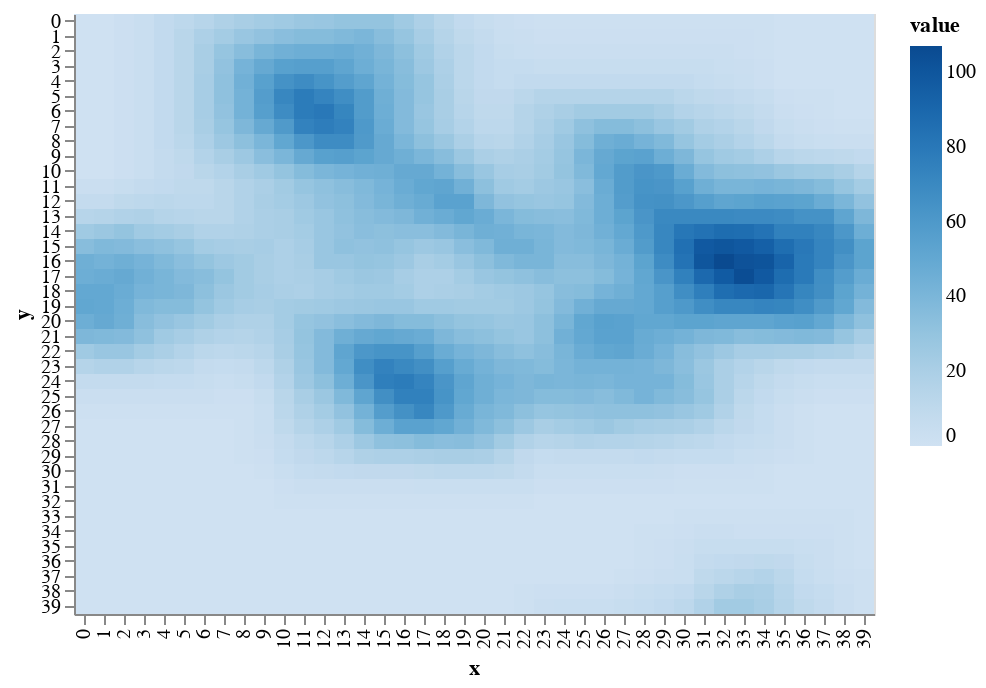

Here is the notebook cell this chart was saved with:
### Code cell
draw.drawRainFall(world.grid_rainfall)

### Figure 1 — Vega-Lite specification as saved in the notebook (floating-point values rounded to 4 significant figures; data arrays with more than 128 entries replaced by an {"elided": "..."} marker saying what was removed)
{"$schema": "https://vega.github.io/schema/vega-lite/v2.6.0.json", "config": {"view": {"height": 300, "width": 400}}, "data": {"name": "data-59c879a7fd154d2be1fdd2700aaf07b9"}, "datasets": {"data-59c879a7fd154d2be1fdd2700aaf07b9": {"elided": "1600 records"}}, "encoding": {"color": {"field": "value", "scale": {"scheme": "blues"}, "type": "quantitative"}, "x": {"field": "x", "type": "ordinal"}, "y": {"field": "y", "type": "ordinal"}}, "mark": "rect"}
